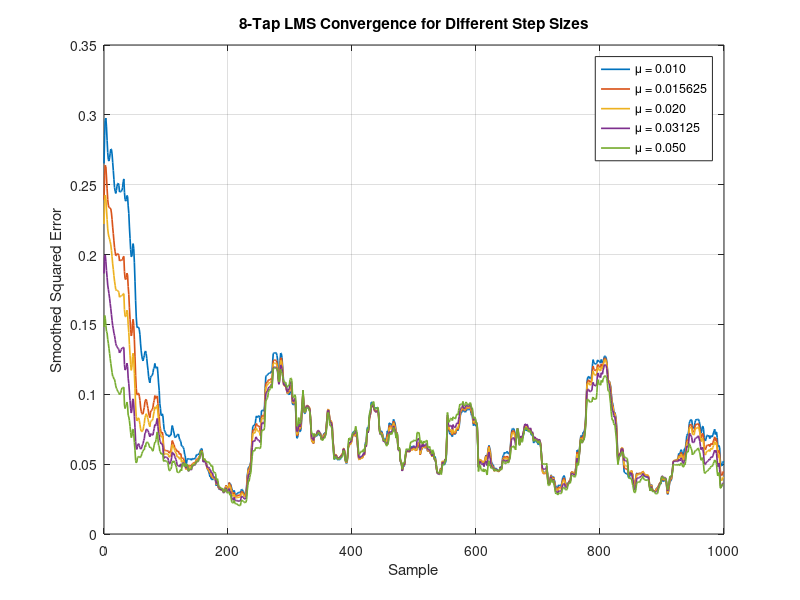
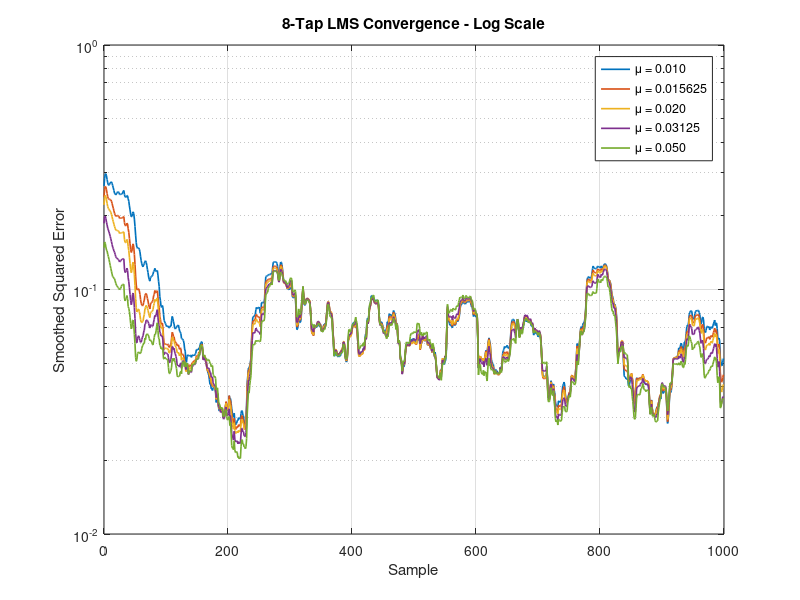
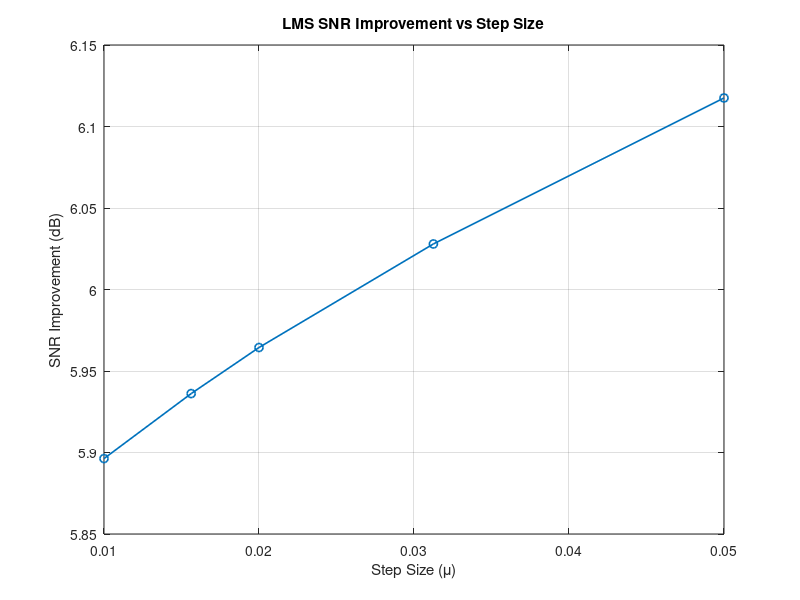
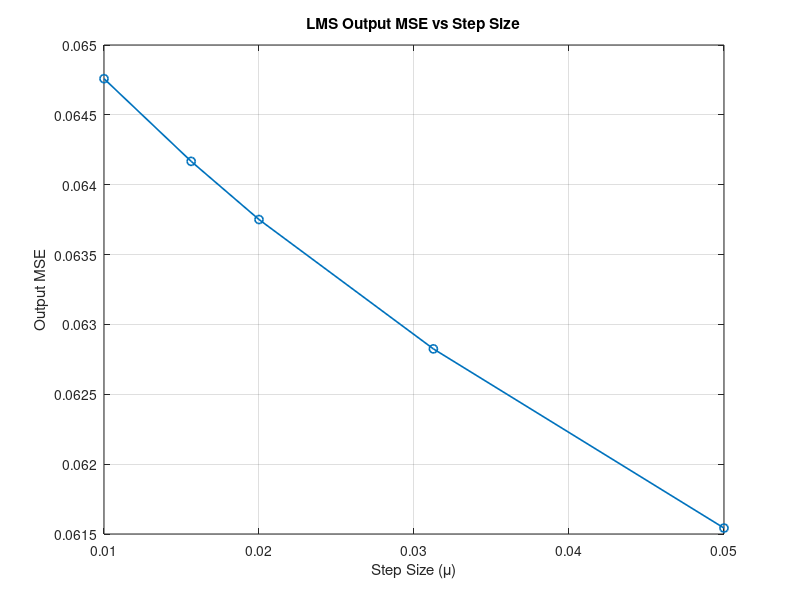

These figures' MATLAB source, in order:
clc;
clear;
close all;

% ============================================================
% 8-TAP LMS FILTER
% Step-Size, Convergence, MSE and SNR Analysis
% ============================================================

% ------------------------------------------------------------
% 1. COMMON PARAMETERS
% ------------------------------------------------------------

N = 1000;              % Number of samples
M = 8;                 % Number of LMS taps

n = 0:N-1;             % Sample index

% ------------------------------------------------------------
% 2. GENERATE SAME SIGNAL AND NOISE FOR EVERY MU
% ------------------------------------------------------------

rng(1);                % Fixed random seed

f = 0.05;              % Normalized frequency

% Desired signal
d = sin(2*pi*f*n);

% Noise
noise = 0.5 * randn(1,N);

% Noisy input
x = d + noise;

% ------------------------------------------------------------
% 3. STEP-SIZE VALUES
% ------------------------------------------------------------

mu_values = [0.010 0.015625 0.020 0.03125 0.050];

num_mu = length(mu_values);

% ------------------------------------------------------------
% 4. RESULT STORAGE
% ------------------------------------------------------------

error_history = zeros(num_mu,N);

W_all = zeros(M,N,num_mu);

MSE_output = zeros(1,num_mu);

SNR_output = zeros(1,num_mu);

SNR_improvement = zeros(1,num_mu);

convergence_sample = zeros(1,num_mu);

final_mse = zeros(1,num_mu);

% Also store LMS outputs
Y_all = zeros(num_mu,N);

% ------------------------------------------------------------
% 5. RUN LMS FOR EACH MU
% ------------------------------------------------------------

for m = 1:num_mu

    % Current step size
    mu = mu_values(m);

    % Initialize coefficients
    w = zeros(M,1);

    % Initialize output and error
    y = zeros(1,N);
    e = zeros(1,N);

    % --------------------------------------------------------
    % LMS ITERATION
    % --------------------------------------------------------

    for k = M:N

        % Current 8-sample vector
        x_vec = x(k:-1:k-M+1).';

        % Filter output
        y(k) = w' * x_vec;

        % Error
        e(k) = d(k) - y(k);

        % LMS coefficient update
        w = w + mu * e(k) * x_vec;

        % Store coefficients
        W_all(:,k,m) = w;

    end

    % Store output
    Y_all(m,:) = y;

    % Store squared error
    error_history(m,:) = e.^2;

end

% ============================================================
% 6. SMOOTHED MSE CURVE
% ============================================================

window = 50;

mse_curve = zeros(num_mu,N);

for m = 1:num_mu

    mse_curve(m,:) = movmean(error_history(m,:),window);

end

% ============================================================
% 7. NUMERICAL CONVERGENCE ANALYSIS
% ============================================================

% Convergence criterion:
% Smoothed MSE reaches within 10% of the final
% steady-state MSE and remains there for 100 samples.

convergence_threshold = 1.10;

for m = 1:num_mu

    % Final steady-state MSE
    final_mse(m) = mean(mse_curve(m,end-99:end));

    % Convergence limit
    threshold = convergence_threshold * final_mse(m);

    % Find convergence sample
    for k = 1:N-99

        if all(mse_curve(m,k:k+99) <= threshold)

            convergence_sample(m) = k;

            break;

        end

    end

end

% ============================================================
% 8. MSE AND SNR PERFORMANCE
% ============================================================

% Ignore initial adaptation period
start_idx = 300;

% ------------------------------------------------------------
% Input performance
% ------------------------------------------------------------

input_error = x(start_idx:end) - d(start_idx:end);

input_MSE = mean(input_error.^2);

input_SNR = 10 * log10( ...
    mean(d(start_idx:end).^2) / input_MSE);

% ------------------------------------------------------------
% LMS performance for each mu
% ------------------------------------------------------------

for m = 1:num_mu

    % LMS output
    y = Y_all(m,:);

    % Output error relative to desired signal
    output_error = y(start_idx:end) - d(start_idx:end);

    % Output MSE
    MSE_output(m) = mean(output_error.^2);

    % Output SNR
    SNR_output(m) = 10 * log10( ...
        mean(d(start_idx:end).^2) / MSE_output(m));

    % SNR improvement
    SNR_improvement(m) = ...
        SNR_output(m) - input_SNR;

end

% ============================================================
% 9. DISPLAY CONVERGENCE RESULTS
% ============================================================

fprintf('\n');
fprintf('============================================================\n');
fprintf('             LMS CONVERGENCE ANALYSIS\n');
fprintf('============================================================\n');

fprintf('\n');
fprintf('   mu          Final MSE       Convergence Sample\n');
fprintf('------------------------------------------------------------\n');

for m = 1:num_mu

    fprintf(' %.6f       %.6f              %d\n', ...
        mu_values(m), ...
        final_mse(m), ...
        convergence_sample(m));

end

% ============================================================
% 10. DISPLAY MSE AND SNR RESULTS
% ============================================================

fprintf('\n');
fprintf('============================================================\n');
fprintf('             LMS PERFORMANCE ANALYSIS\n');
fprintf('============================================================\n');

fprintf('\n');
fprintf('Input MSE  = %.6f\n', input_MSE);
fprintf('Input SNR  = %.3f dB\n', input_SNR);

fprintf('\n');
fprintf('   mu          Output MSE      Output SNR     SNR Improvement\n');
fprintf('------------------------------------------------------------\n');

for m = 1:num_mu

    fprintf(' %.6f       %.6f        %.3f dB          %.3f dB\n', ...
        mu_values(m), ...
        MSE_output(m), ...
        SNR_output(m), ...
        SNR_improvement(m));

end

% ============================================================
% 11. PLOT 1 — LINEAR CONVERGENCE
% ============================================================

figure;

for m = 1:num_mu

    plot(n,mse_curve(m,:),'LineWidth',1.2);
    hold on;

end

xlabel('Sample');

ylabel('Smoothed Squared Error');

title('8-Tap LMS Convergence for Different Step Sizes');

legend( ...
    '\mu = 0.010', ...
    '\mu = 0.015625', ...
    '\mu = 0.020', ...
    '\mu = 0.03125', ...
    '\mu = 0.050');

grid on;

% ============================================================
% 12. PLOT 2 — LOG-SCALE CONVERGENCE
% ============================================================

figure;

for m = 1:num_mu

    semilogy(n,mse_curve(m,:),'LineWidth',1.2);
    hold on;

end

xlabel('Sample');

ylabel('Smoothed Squared Error');

title('8-Tap LMS Convergence - Log Scale');

legend( ...
    '\mu = 0.010', ...
    '\mu = 0.015625', ...
    '\mu = 0.020', ...
    '\mu = 0.03125', ...
    '\mu = 0.050');

grid on;

% ============================================================
% 13. PLOT 3 — SNR IMPROVEMENT
% ============================================================

figure;

plot(mu_values,SNR_improvement,'-o','LineWidth',1.2);

xlabel('Step Size (\mu)');

ylabel('SNR Improvement (dB)');

title('LMS SNR Improvement vs Step Size');

grid on;

% ============================================================
% 14. PLOT 4 — OUTPUT MSE
% ============================================================

figure;

plot(mu_values,MSE_output,'-o','LineWidth',1.2);

xlabel('Step Size (\mu)');

ylabel('Output MSE');

title('LMS Output MSE vs Step Size');

grid on;

% ============================================================
% 15. PLOT 5 — CONVERGENCE SAMPLE
% ============================================================

figure;

plot(mu_values,convergence_sample,'-o','LineWidth',1.2);

xlabel('Step Size (\mu)');

ylabel('Convergence Sample');

title('LMS Convergence Speed vs Step Size');

grid on;
